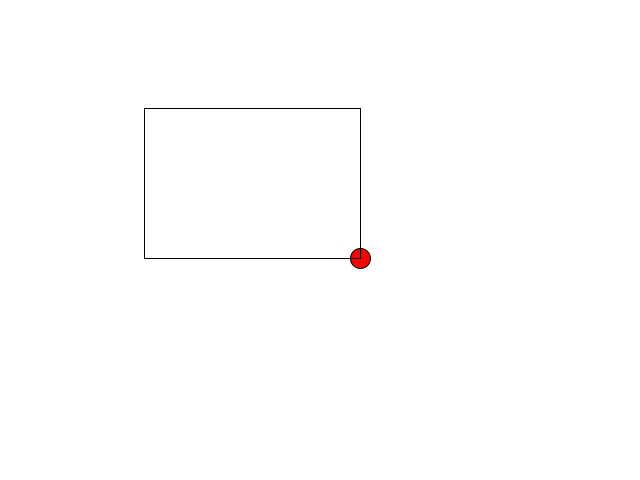
Frame 1 (no input)
Frame 60 (the mouse pressed at the canvas centre just before this capture): identical to frame 1, image omitted
Frame 120 (the mouse held since frame 60 and released just before this capture): identical to frame 1, image omitted

The Processing sketch that drew this single still picture (run headless with seeded random() and noise(); from frame 60 on, the mouse is pressed at the canvas centre):

// Processing sketch: processing_185258
// ── processing_185258.pde

int x,y;
float xIntheBox;
float yIntheBox;

void setup(){
  size(640,480);
}
void draw(){
  background(255);
  fill(255,0,0);
  //map(value,start1,stopo1,start2,stop2);
  x=width;
  y=height;
 
  xIntheBox=map(x,0,639,144,360);
  yIntheBox=map(y,0,479,108,108+150);
  println(frameRate);
  ellipse(xIntheBox,yIntheBox,20,20);
 noFill();
  rect(144,108,216,150);
  
}
